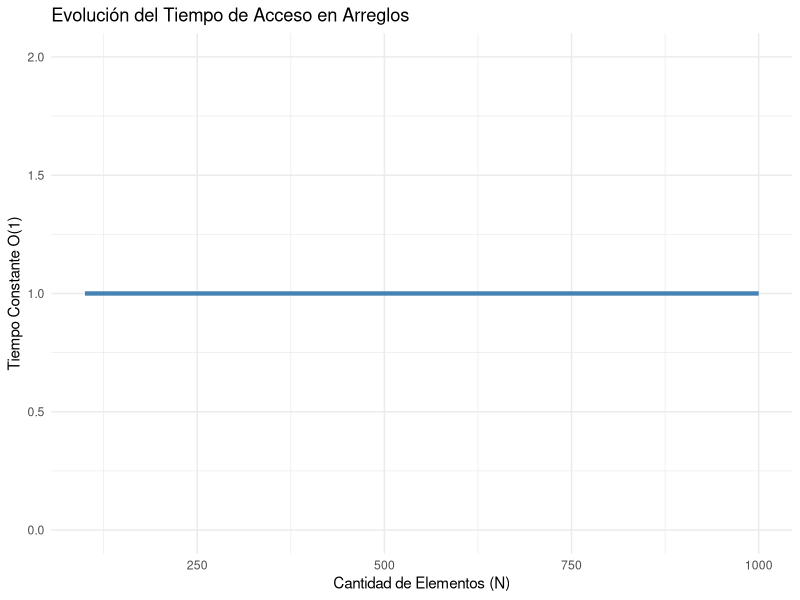

Write R code to recreate this figure.
## ---- chunk 1
# Cargamos las librerías necesarias para las visualizaciones
library(tidyverse)
library(ggplot2)
## ---- chunk 2
#| label: fig-acceso-arreglo
#| fig-cap: "Tiempo de acceso constante O(1) en arreglos estáticos al conocer la dirección exacta."
#| eval: true
#| message: false

tamanios <- seq(100, 1000, by=100)
tiempo_acceso <- rep(1, length(tamanios)) # Tiempo constante O(1) simulado

ggplot(data.frame(tamanios, tiempo_acceso), aes(x = tamanios, y = tiempo_acceso)) +
  geom_line(color = "steelblue", linewidth = 1.5) +
  theme_minimal() +
  labs(title = "Evolución del Tiempo de Acceso en Arreglos",
       x = "Cantidad de Elementos (N)",
       y = "Tiempo Constante O(1)") +
  ylim(0, 2)
